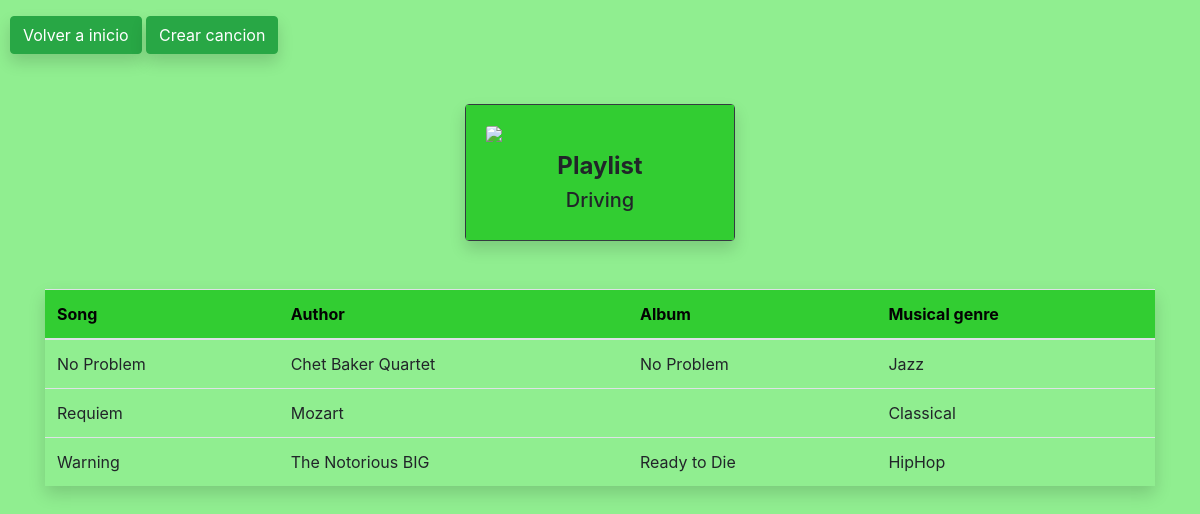
Before: /playlist/ with the older database file.
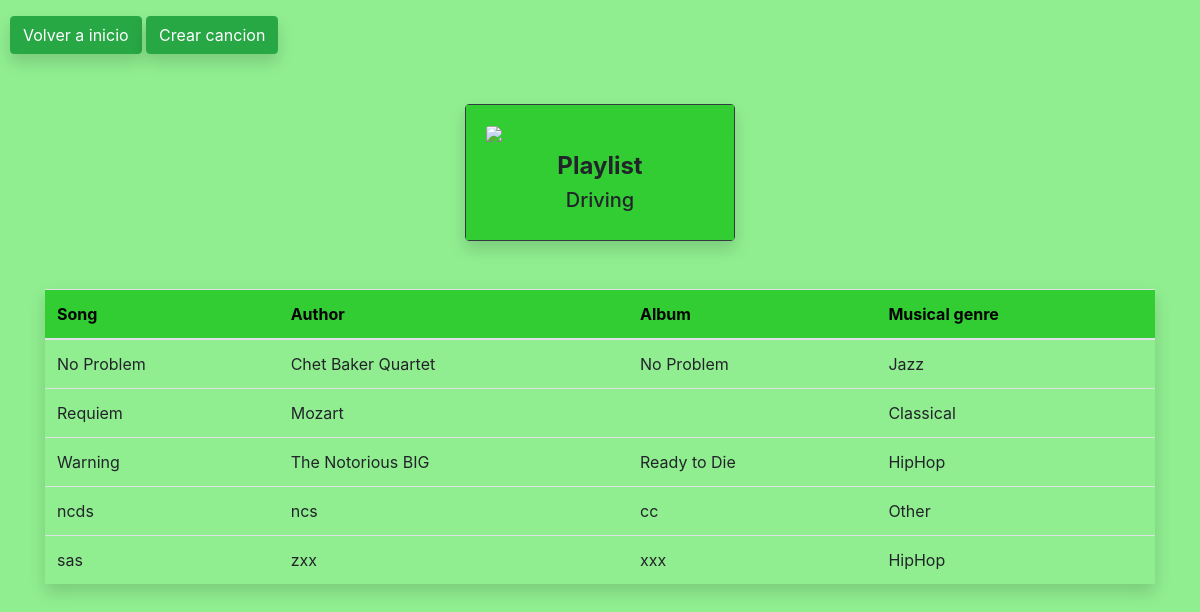
After: the same page with the newer database file.
### music_app/models.py (models this page shows, shortened)
class Song(models.Model):
    name = models.TextField(max_length=100)
    author = models.ForeignKey(Author, on_delete=models.CASCADE, related_name="songs")
    album = models.ForeignKey(
        Album,
        on_delete=models.CASCADE,
        related_name="songs",
        null=True,
        blank=True,
    )
    musicalGenre = models.ForeignKey(
        MusicalGenre,
        on_delete=models.CASCADE,
        related_name="songs",
        null=True,
        blank=True,
    )
    image = models.ImageField(null=True, blank=True)
    audio_file = models.FileField(upload_to=song_file_path, blank=True, null=False, default="")
    duration = models.CharField(max_length=10, null=True, blank=True, default="-")
    date = models.DateField(default=date.today)
    class Meta:
        ordering = ["name"]

class Author(models.Model):
    name = models.TextField()

class Album(models.Model):
    title = models.TextField()
    author = models.ForeignKey(
        Author, on_delete=models.PROTECT, related_name="albums", blank=False
    )

class MusicalGenre(models.Model):
    genre = models.TextField(default="Other")

### music_app/views.py (the view)
# urls.py: path("playlist/", views.playlist, name="playlist"),
def playlist(request):
    author_id = request.GET.get("author_id")
    if author_id:
        songs = Song.objects.filter(author=author_id).order_by("name")
    else:
        songs = Song.objects.all().order_by("name")
    return render(request, "web/playlist.html", {"songs": songs})

### music_app/templates/web/playlist.html (shortened to what this page needs)
<!DOCTYPE html>
<html>
    <head>
        <link rel="stylesheet" href="https://stackpath.bootstrapcdn.com/bootstrap/4.5.0/css/bootstrap.min.css">
    </head>
    <body style="background-color: #90EE90;">
        <a href="{% url 'home' %}" class="btn btn-success mt-3 shadow" style="margin-left: 10px;">Volver a inicio</a>
        <a href="{% url 'songs:song_create' %}" class="btn btn-success mt-3 shadow" style="margin-right: 10px;">Crear cancion</a>
        <div class="container">
            <div class="row">
                <div class="col-md-6 offset-md-3">
                    <div class="card custom-card shadow border-dark border-4" >
                        <div class="card-body " style="background-color: #32CD32;" >
                            <img src="https://encrypted-tbn0.gstatic.com/images?q=tbn:ANd9GcToyPIKiZgx8rZ7tyE8zx1xgefOB45hNJ_LkQ&usqp=CAU" class="card-img-top"  style="margin-bottom: 10px;">
                            <h1 style="font-size: 24px; font-weight: bold; display: flex; justify-content: center; align-items: center;">Playlist</h1>
                            <h1 style="font-size: 20px; display: flex; justify-content: center; align-items: center;">Driving</h1>
                        </div>
                    </div>
                </div>
            </div>
        </div>
        <div class="container mt-5">
            <table class="table shadow">
                <thead class="thead-custom">
                    <tr>
                        <th>Song</th>
                        <th>Author</th>
                        <th>Album</th>
                        <th>Musical genre</th>
                    </tr>
                </thead>
                <tbody>
                    {% for song in songs %}
                    <tr>
                        <td>{{ song.name }}</td>
                        <td>{{ song.author.name }}</td>
                        <td>{{ song.album.title }}</td>
                        <td>{{ song.musicalGenre.genre }}</td>
                    </tr>
                    {% endfor %}
                </tbody>
            </table>
        </div>
    </body>
</html>

Changed rows visible on the page:
added Song: name "ncds", author.name "ncs", album "cc", musicalGenre.genre "Other"
added Song: name "sas", author.name "zxx", album "xxx", musicalGenre.genre "HipHop"
